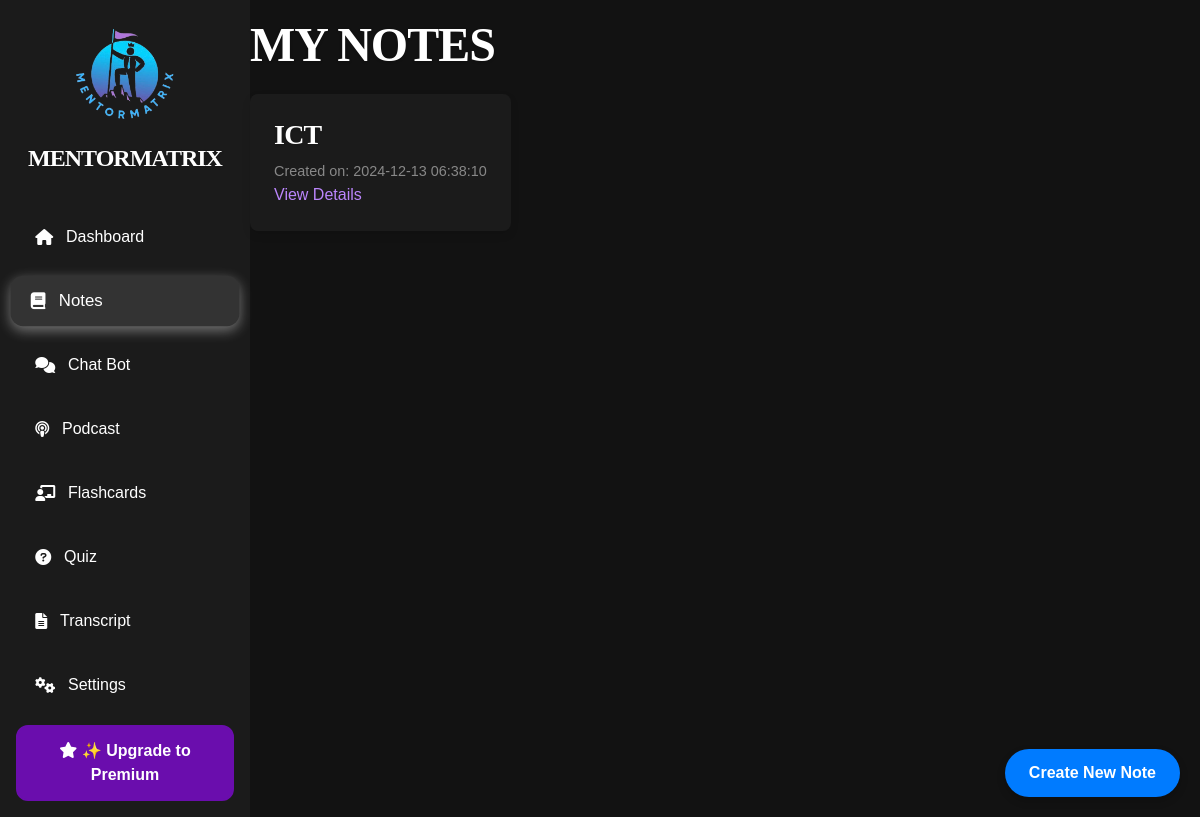
/notes, run on an earlier commit of the app's database.
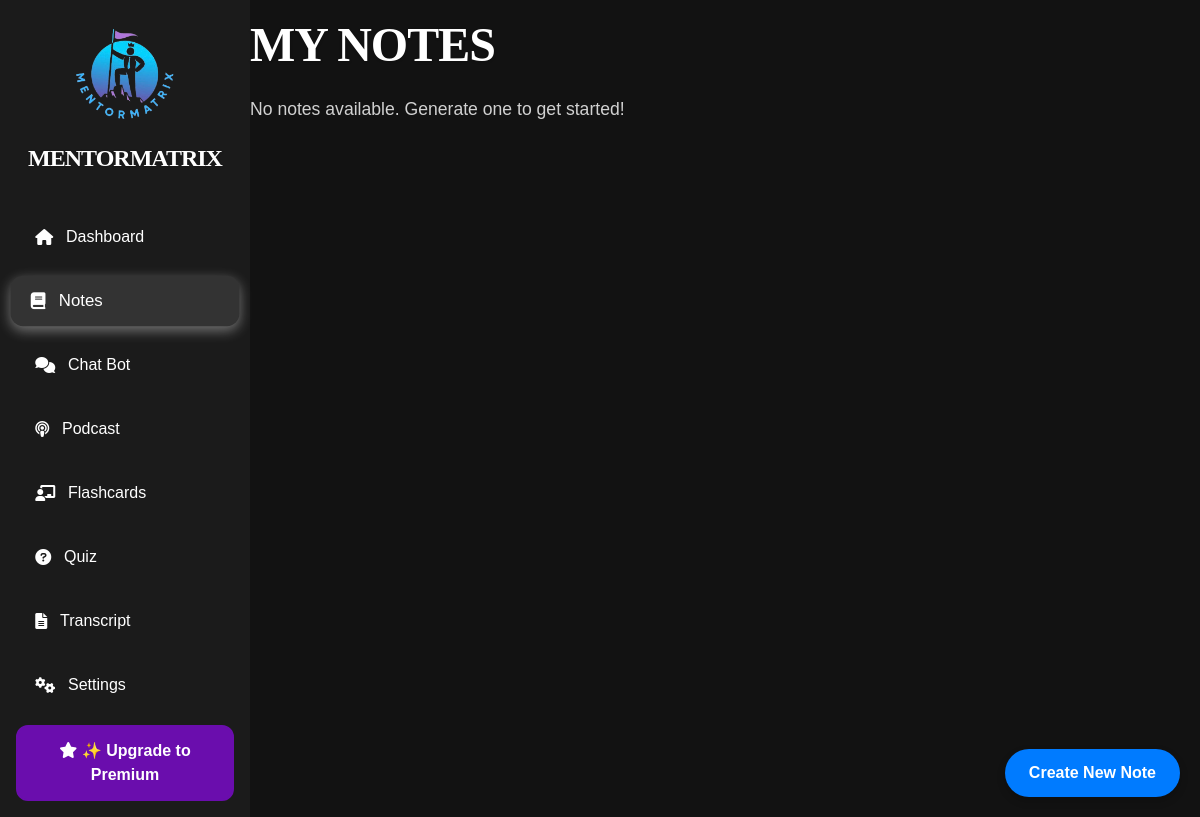
And on a later commit of the database.
### tables this page shows
CREATE TABLE notes (
                    id INTEGER PRIMARY KEY AUTOINCREMENT,
                    transcript_id INTEGER,
                    title TEXT NOT NULL,
                    content TEXT NOT NULL,
                    created_at DATETIME DEFAULT CURRENT_TIMESTAMP,
                    updated_at DATETIME DEFAULT CURRENT_TIMESTAMP,
                    FOREIGN KEY (transcript_id) REFERENCES transcripts(id) ON DELETE CASCADE);

### routes/notes.py (the view)
@notes_blueprint.route('/notes')
def notes():
    notes_data = db.execute('''
        SELECT
            notes.id,
            notes.title AS note_title,
            notes.content AS note_content,
            notes.created_at,
            files.name AS file_name,
            files.file_type,
            files.metadata,
            transcripts.title AS transcript_title
        FROM notes
        LEFT JOIN files ON notes.transcript_id = files.transcript_id
        LEFT JOIN transcripts ON notes.transcript_id = transcripts.id
    ''')
    return render_template('notes.html', notes=notes_data, current_route='notes')

### templates/notes.html (shortened to what this page needs)
{% extends "layout.html" %}
{% block other_head_stuff %}
    <link rel="stylesheet" href="{{ url_for('static', filename='css/notes.css') }}">
{% endblock %}
{% block content %}
    <div class="container">
        <div class="main-content">
            <h1>My Notes</h1>
            <ul class="notes-list">
                {% for note in notes %}
                    <li class="note-item">
                        <h2>{{ note.note_title }}</h2>
                        <small>Created on: {{ note.created_at }}</small>
                        <a href="{{ url_for('notes.view_note', note_id=note.id) }}" class="view-details-btn">View Details</a>
                    </li>
                {% else %}
                    <p>No notes available. Generate one to get started!</p>
                {% endfor %}
            </ul>
        </div>
    </div>
    <button id="openModalBtn" class="premium-button">Create New Note</button>
{% endblock %}

What changed in the data, as far as the page shows it:
removed notes: note_title "ICT", created_at "2024-12-13 06:38:10"
Also different on the page:
text now shown: "No notes available. Generate one to get started!"
